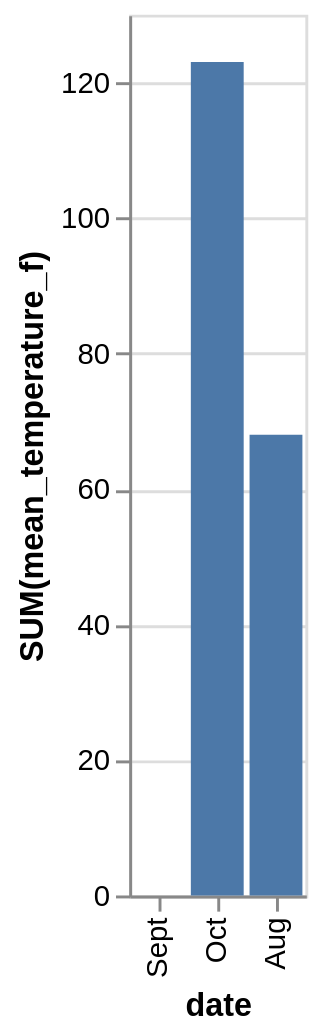

Here is the Vega-Lite specification saved for this chart:
### Vega-Lite specification from a JSON file in a GitHub repository (floating-point values rounded to 4 significant figures)
{"data": {"values": [{"x_data": "Aug", "y_data": 68}, {"x_data": "Sept", "y_data": 0}, {"x_data": "Oct", "y_data": 123}]}, "mark": "bar", "encoding": {"x": {"field": "x_data", "type": "nominal", "title": "date", "sort": "descending"}, "y": {"field": "y_data", "type": "quantitative", "title": "SUM(mean_temperature_f)"}}}
